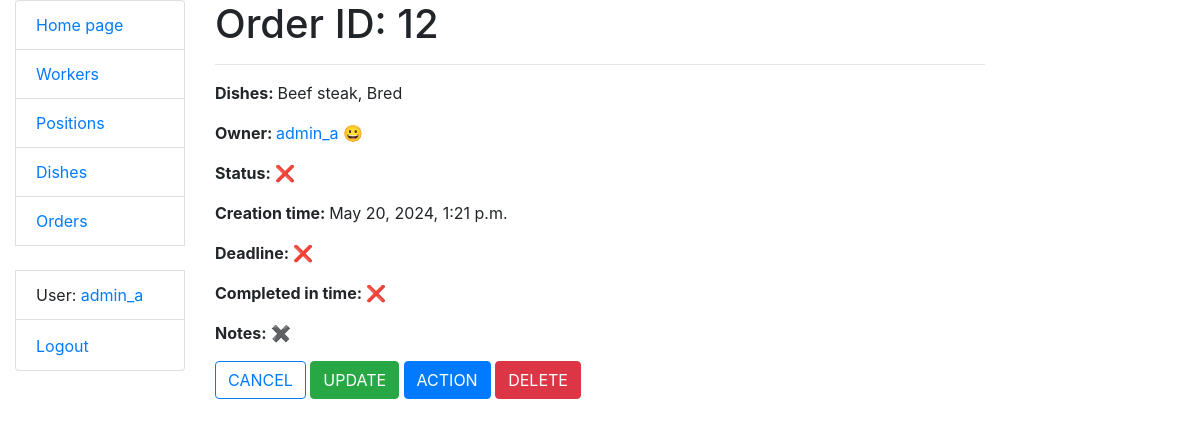
Page /orders/12/ (signed in) on the earlier database version.
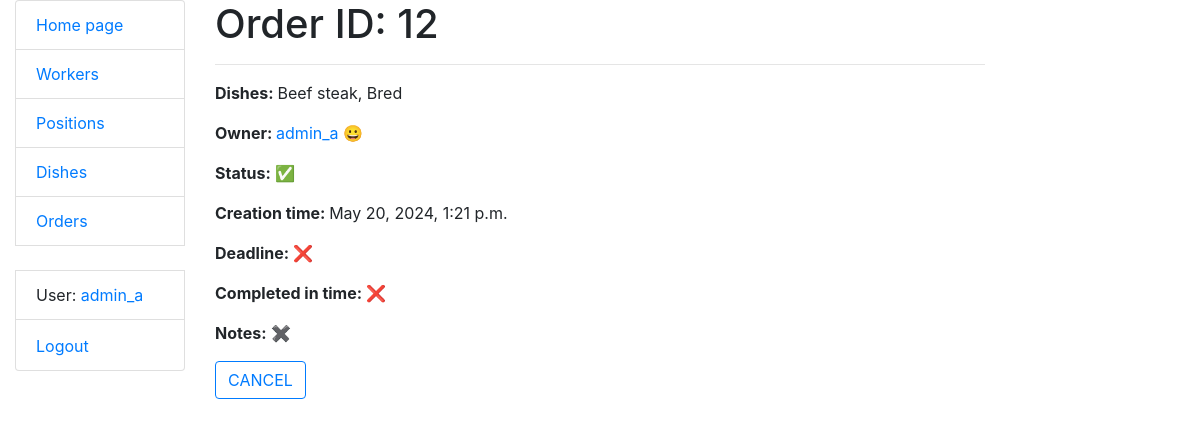
Same page on the later database version.
### kitchen/views.py (the view)
# urls.py: path("orders/<int:pk>/", OrderDetailView.as_view(), name="order-detail"),
class OrderDetailView(LoginRequiredMixin, generic.DetailView):
    model = Order

### kitchen/models.py (called while the page is built)
    def __str__(self):
        return self.username

    def get_absolute_url(self):
        return reverse("kitchen:worker-detail", kwargs={"pk": self.pk})

    @property
    def completion_time(self):
        completion_time = self.creation_time + timezone.timedelta(minutes=self.deadline)
        if completion_time <= timezone.now():
            return False
        return int((completion_time - timezone.now()).total_seconds() // 60)

    def get_dish_names(self):
        return ", ".join(dish.name for dish in self.dishes.all())

### templates/kitchen/order_detail.html
{% extends "base.html" %}
{% block content %}
  <h1>Order ID: {{ order.id }}</h1>
  <hr>
  <p><strong>Dishes: </strong>{{ order.get_dish_names }}</p>
  <p><strong>Owner: </strong>
    <a href="{{ order.worker.get_absolute_url }}">{{ order.worker }}</a>
    {% if user == order.worker %} 😀{% endif %}
  </p>
  <p><strong>Status: </strong>{% if order.is_completed %}✅{% else %}❌{% endif %}</p>
  <p><strong>Creation time: </strong>{{ order.creation_time }}</p>
  <p><strong>Deadline: </strong>
    {% if order.completion_time %}<b>{{ order.completion_time }}</b> min{% else %}❌{% endif %}
  </p>
  <p><strong>Completed in time: </strong>
    {% if order.is_completed_in_time %}✅{% else %}❌{% endif %}
  </p>
  <p><strong>Notes:</strong> {% if order.note %}{{ order.note }}{% else %}✖️{% endif %}</p>
  <a href="{% url "kitchen:order-list" %}" class="btn btn-outline-primary">CANCEL</a>
  {% if not order.is_completed %}
    <a href="{% url "kitchen:order-update" pk=order.id %}" class="btn btn-success">UPDATE</a>
    <a href="{% url "kitchen:order-complete" pk=order.id %}" class="btn btn-primary">ACTION</a>
    <a href="{% url "kitchen:order-delete" pk=order.id %}" class="btn btn-danger">DELETE</a>
  {% endif %}
{% endblock %}

Differences in the rows shown:
changed Order "Beef steak, Bred": is_completed False → True (drawn)
Other differences:
text no longer shown: "❌ UPDATE ACTION DELETE"
